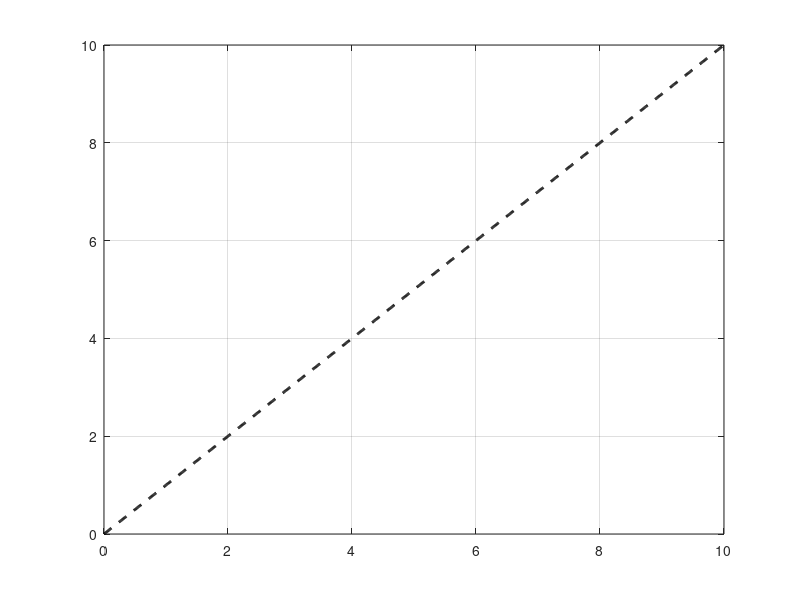

Recreate this plot in MATLAB. (Note: this script raises an error after producing the figure.)
clear; clc; close all;

sigmaL = 1;
c = 10;
eps_list = [1, 0.1, 0.01];

kmax = 5;
kmin = 0.1;

gamma = kmin*(kmax-1)/(kmax-kmin);

v = linspace(0,c,1000);
alpha_l = sigmaL*v;

figure; hold on; grid on; box on;
plot(v, alpha_l, 'k--', 'LineWidth', 2, 'DisplayName', '$\sigma_L v$');

for eps = eps_list

    % Conservative sufficient threshold:
    % eps/c <= (beta/(1+beta))^(1/gamma)
    a = (eps/c)^gamma;
    beta_req = a/(1-a);

    % beta(r)= kmax*(r-kmin)/(kmin*(kmax-r))
    r_bound = (beta_req*kmin*kmax + kmax*kmin) / ...
              (kmax + beta_req*kmin);

    % Exact break-even r from sigma_alpha(eps,c)=sigmaL
    rate_fun = @(r) window_rate(eps,c,sigmaL,kmin,kmax,r) - sigmaL;
    r_exact = fzero(rate_fun,[kmin+1e-8,1]);

    % Use conservative r for plotting
    r = r_bound;
    ell = (r-kmin)*c/(kmax-r);
    s = (kmin*v + kmax*ell)./(v + ell);
    alpha_cave = sigmaL*s.*v;

    sig_val = window_rate(eps,c,sigmaL,kmin,kmax,r);

    plot(v, alpha_cave, 'LineWidth', 2, ...
        'DisplayName', sprintf('$\\epsilon/c=%.0e$, $r=%.2f$, $\\sigma_\\alpha(\\epsilon,c)=%.2f$', ...
        eps/c, r, sig_val));

    fprintf('eps = %.4g, eps/c = %.4g\n', eps, eps/c);
    fprintf('  conservative r_min = %.6f, sigma_alpha = %.6f\n', r_bound, sig_val);
    fprintf('  exact break-even r = %.6f\n\n', r_exact);
end

xlabel('$v$','Interpreter','latex');
ylabel('$\alpha(v)$','Interpreter','latex');
legend('Interpreter','latex','Location','northwest');
title('Endpoint-relaxed concave comparison laws','Interpreter','latex');


function sig = window_rate(eps,c,sigmaL,kmin,kmax,r)
    ell = (r-kmin)*c/(kmax-r);
    T = (1/sigmaL)*( ...
        (1/kmax)*log(c/eps) + ...
        (kmax-kmin)/(kmax*kmin)* ...
        log((kmin*c+kmax*ell)/(kmin*eps+kmax*ell)) );
    sig = log(c/eps)/T;
end
